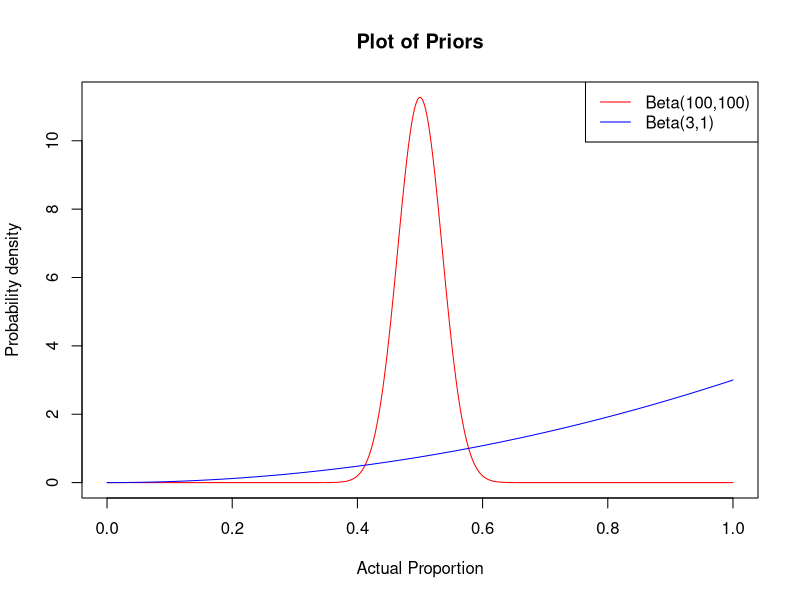
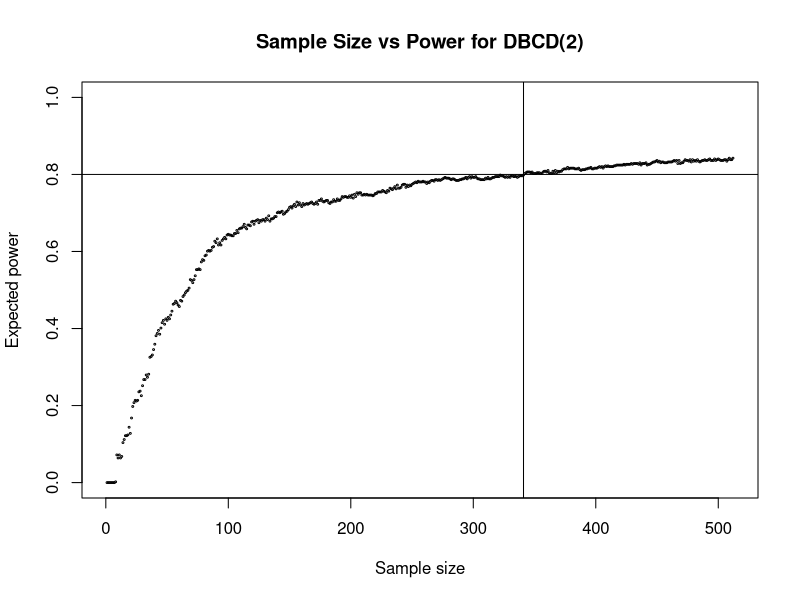

Here is the R script that generated these plots, in order: (Note: a time limit stopped this script after it produced the figures.)
## ---- chunk 1

balanced <- function( i, j, k, l, chooser_params ) {

    n <- i + j + k + l

    if (n%%2) {
        action <- sample(c(1,2), size=1)
    }
    else {
        if (i + j < k + l) {
            action <- 1
        } else {
            action <- 2
        }
    }

    return(action)
}


thomper <- function( i, j, k, l, chooser_params ) {

    sample.c <- rbeta(1, i + prior.i, j + prior.j)
    sample.n <- rbeta(1, k + prior.k, l + prior.l)

    if (sample.c > sample.n) {
        return(1)
    } else {
       return(2)
    }
}


foo <- function(i,j,k,l) {
    # https://gwern.net/doc/statistics/decision/1933-thompson.pdf
    numer <- 0

    for (a in 0:(i)) {
        numer <- numer + (choose(i + k - a, k) * choose(j + l + 1 + a, l))
    }
    denom <- choose(i + j + k + l + 2, k + l + 1)
    sum <- numer / denom

    return(sum)
}


tw_foo <- function( i, j, k, l, chooser_params ) {

    c <- chooser_params

    prob <- tryCatch(
        {
            min(foo(i + prior.i, j + prior.j, k + prior.k, l + prior.l),1)
        },
        error=function(cond) {
            expected.c <- (i + prior.i)/(i + prior.i + j + prior.j)
            expected.n <- (k + prior.k)/(k + prior.k + l + prior.l)

            if (expected.c > expected.n) {
                1
            } else {
                0
            }
        }
    )

    if (is.na(prob)) {
        sample.c <- rbeta(1, i + prior.i, j + prior.j)
        sample.n <- rbeta(1, k + prior.k, l + prior.l)

        if (sample.c > sample.n) {
            prob <- 1
        } else {
            prob <- 0
        }
    }

    quant <- (prob**c)/(prob**c + (1-prob)**c)

    #print(paste("c:",c,"prob:",prob,"quant:",quant,"i:", i, "j:",j ,"k:", k,"l:", l))
    if (is.na(quant)) {
        print(paste(i,j,k,l))
    }

    action <- sample(c(1,2), 1, prob = c(quant,1-quant))

    return(action)
}

DTL <- function(i,j,k,l,chooser_params) {
    numb_of_immigrants <- chooser_params
    
    done = FALSE
    while(1-done) {
        urn <- c( 5, 2 + numb_of_immigrants - j, 2 + numb_of_immigrants - l )
        #print(urn)
        ball <- sample(c(0,1,2), 1, prob = c(urn/sum(urn)))
        if (ball==0) {
            numb_of_immigrants <- numb_of_immigrants + 1
        } else {
            done <- TRUE
        }
    }
    return(c(ball,numb_of_immigrants))
}


g <- function(alpha, x, y) {
    if (x==1) {return(0)}
    if (x==0) {return(1)}
    else {
        numer <- y * (y/x)**alpha
        denom <- y * (y/x)**alpha + (1 - y) * ((1 - y)/(1 - x))**alpha
        return(numer/denom)
    }
}


DBCD <- function(i,j,k,l,chooser_params) {

    alpha <- chooser_params

    n <- i + j + k + l
    if (n<4) {
        if (n%%2 == 1) {
            return(1)
        } else {
            return(2)
        }
    } else {

        p_hat_m_1 <- (i+0.5)/(i+j+1)
        p_hat_m_2 <- (k+0.5)/(k+l+1)

        q_hat_m_1 <- 1 - p_hat_m_1
        q_hat_m_2 <- 1 - p_hat_m_2

        p_hat_m <- q_hat_m_2 / ( q_hat_m_2 + q_hat_m_1 )

        prob <- g( alpha , (i+j)/n , p_hat_m )

        #print(prob)

        action <- sample(c(1,2),1,prob=c(prob,1-prob))
        return(action)
    }
}




## ---- chunk 2

one_run <- function(n, chooser, chooser_params, alpha) {

    i <- 0
    j <- 0
    k <- 0
    l <- 0

    # set the true probability of success
    p.c <- rbeta( 1, prior.i, prior.j )
    p.n <- rbeta( 1, prior.k, prior.l )

    correctly_reject_nulls <- c()
    is_successes <- c()

    for (m in 1:n) {

        # use the chooser function to pick an action
        # in this case, it should return 1 or 2
        action <- chooser( i, j, k, l, chooser_params )
        if (length(action)!=1) {
            chooser_params <- action[2]
            action <- action[1]
        }

        if (action == 1) {

            # decide whether or not the treatment is a success
            sample <- rbinom(1, 1, p.c)

            if (sample == 1) {
                # success!
                i <- i + 1
            } else if (sample == 0) {
                # failure
                j <- j + 1
            }
        } else {
            
            # decide whether or not the treatment is a success
            sample <- rbinom(1, 1, p.n)

            if (sample == 1) {
                # success!
                k <- k + 1
            } else if (sample == 0) {
                # failure
                l <- l + 1
            }
        }

        xtab <- as.table(rbind(c(i, j), c(k, l)))
        dimnames(xtab) <- list(
            group = c("grp1", "grp2"),
            success = c("yes", "no")
        )

        null_rejected <- tryCatch(
            {
                test <- prop.test(xtab)
                test["p.value"] < alpha
            },
            error=function(cond) {
                FALSE
            }
        )
        if (is.na(null_rejected)) {
            null_rejected <- FALSE
        }
        # power is based on _correctly_ rejecting the null
        # we must ignore rejections where the sign is wrong
        p.c_hat <- i/(i+j)
        p.n_hat <- k/(k+l)
        incorrect_direction <- (p.c_hat > p.n_hat) != (p.c > p.n)
        correctly_reject_null <- null_rejected
        if (null_rejected & incorrect_direction) {
            correctly_reject_null <- FALSE
        }

        correctly_reject_nulls <- append(correctly_reject_nulls, correctly_reject_null)
        is_successes <- append(is_successes, sample)
    }

    return(rbind(correctly_reject_nulls,is_successes))
}


simulator <- function(numb_of_sims, numb_of_patients, runner, chooser, chooser_params, alpha) {

    runs <- array(0, dim=c(2,numb_of_patients))

    for (iter in 1:(numb_of_sims)) {
        
        run_results <- runner(numb_of_patients, chooser, chooser_params, alpha)
        runs <- runs + (run_results - runs)/(iter+1)
    }

    return(runs)
}

## ---- chunk 3

# setup parameters
numb_of_sims <- 500
numb_of_patients <- 2**9

prior.i <- 100
prior.j <- 100
prior.k <- 3
prior.l <- 1

power_threshold <- 0.8
alpha <- 0.05

# plot beta distributions
x1 <- seq(0, 1, length=1000)
y1 <- dbeta(x1, prior.i, prior.j)
plot(x1, y1, type="l", col="red", main="Plot of Priors", ylab="Probability density", xlab="Actual Proportion")

x2 <- seq(0, 1, length=1000)
y2 <- dbeta(x1, prior.k, prior.l)
lines(x2, y2, col="blue")
legend(x="topright", legend=c(paste0("Beta(",prior.i,",",prior.j,")"), paste0("Beta(",prior.k,",",prior.l,")")), lty=1, col=c("red", "blue"))

## ---- chunk 4

chooser = "DBCD"
chooser_params = 2

# simulate the clinical trials
sim_output <- simulator(numb_of_sims, numb_of_patients, one_run, get(chooser), chooser_params, alpha)

## ---- chunk 5

# plot the expected power for each sample size

png("sample size vs power for DBCD(2); B(100,100) & B(1,3).png", units = "in", width = 5, height = 4, res = 300)

x <- 1:numb_of_patients
y <- sim_output[1,]

plot(x,y, ylim=c(0,1), cex=0.25, ylab="Expected power",xlab="Sample size",main="Sample Size vs Power for DBCD(2)")

# find the sample size that give the power_threshold set earlier
abline(h=power_threshold)
optimal_sample_size <- sum(y < power_threshold); optimal_sample_size
abline(v=optimal_sample_size)

dev.off()

## ---- chunk 6

add_to_csv <- function(numb_of_sims, numb_of_patients, runner, chooser, chooser_params, alpha) {
  
  sim_output <- simulator(numb_of_sims, numb_of_patients, runner, get(chooser), chooser_params, alpha)

  orders_of_magitude <- floor(log(numb_of_patients,2))

  for (i in 1:orders_of_magitude) {
    sample_size <- 2**i
    df <- data.frame(
      "timestamp" = Sys.Date(),
      "number of sims" = numb_of_sims,
      "sample size" = sample_size,
      "chooser" = chooser,
      "chooser_params" = chooser_params,
      "prior.i" = prior.i,
      "prior.j" = prior.j,
      "prior.k" = prior.k,
      "prior.l" = prior.l,
      "power" = sim_output[1,][sample_size],
      "ENS" = mean(sim_output[2,1:sample_size])
    )
    write.table(df, "output.csv", append=TRUE, sep=",", col.names = FALSE, row.names = FALSE)
  }
}

## ---- chunk 7

choosers = rbind(c("balanced","NA"),c("thomper","NA"),c("DTL",0),c("DTL",2),c("DTL",6),c("DBCD",0),c("DBCD",2),c("DBCD",4),c("tw_foo",0.5))

for (i in 1:dim(choosers)[1]) {
  print(paste(choosers[i,][1], choosers[i,][2]))
  add_to_csv(100, 2**9, one_run, choosers[i,][1], as.numeric(choosers[i,][2]), alpha)
}
